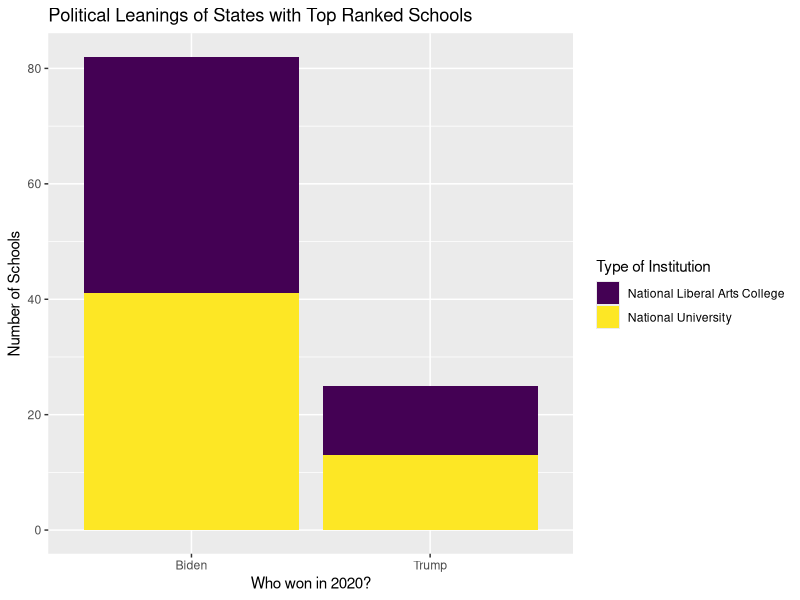
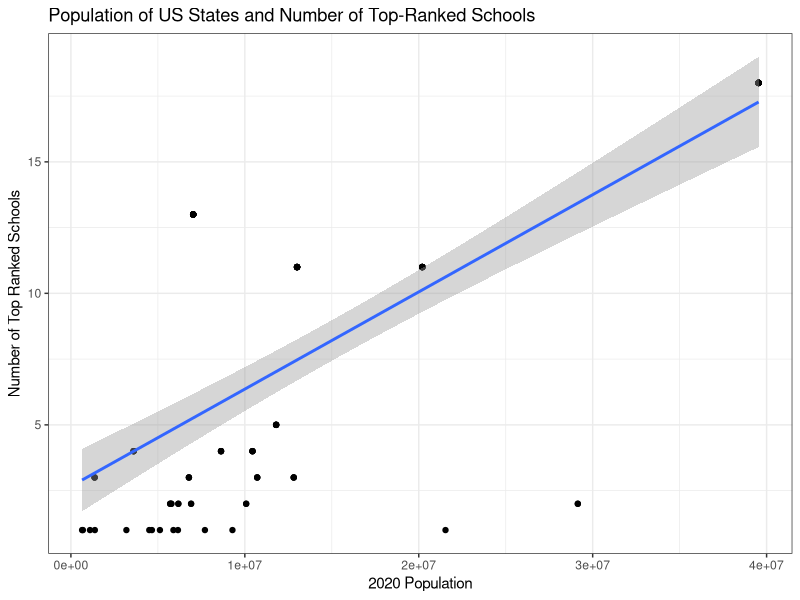
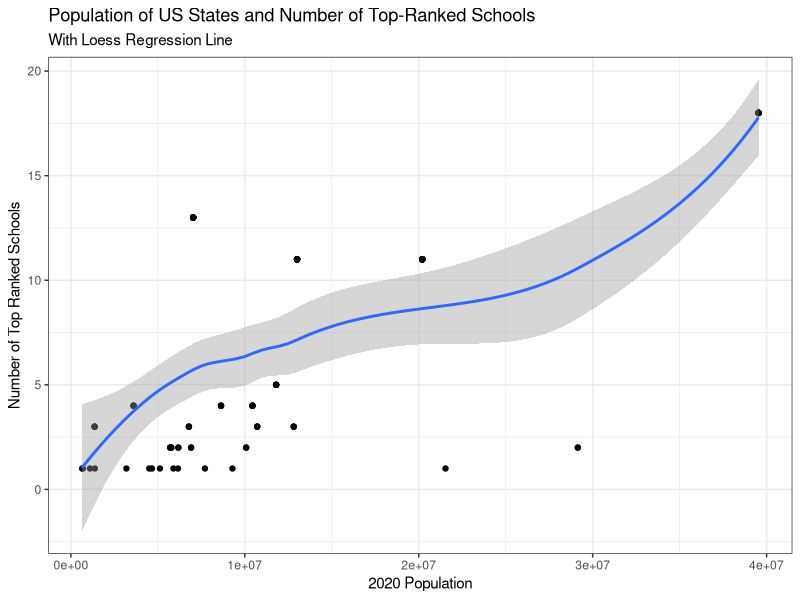

Recreate these plots in R, in order.
## ---- chunk 1
library(tidyverse)
library(viridis)
## ---- chunk 2
natunivs <- read_csv("NatUnivs.csv")
slacs <- read_csv("SLACs.csv")
presvote_pop <- read_csv("PresVote_Population.csv")
## ---- chunk 3
full_data <- natunivs %>%
  full_join(slacs, by = c("school", "state",
                             "rank_2022", "rank_2021", "natuniv_slac")) %>%
  inner_join(presvote_pop, by = c("state" = "abbrev"))
## ---- chunk 4
full_data %>%
  group_by(state) %>%
  summarize(nSchools = n()) %>%
  arrange(desc(nSchools)) %>%
  slice(1:5) %>%
  select(state)
## ---- chunk 5
presvote_pop %>%
  anti_join(full_data, by = c("abbrev" = "state")) %>%
  arrange(desc(`2020pop`)) %>%
  select("abbrev", "2020pop")
## ---- chunk 6
full_data %>%
  mutate(winner = if_else(bidenvotes > trumpvotes, "Biden", "Trump")) %>%
  ggplot(., aes(x = winner, fill = natuniv_slac)) +
  geom_bar() +
  labs(title = "Political Leanings of States with Top Ranked Schools",
       x = "Who won in 2020?", y = "Number of Schools",
       fill = "Type of Institution") +
  scale_fill_viridis(discrete = TRUE, option = "D")
## ---- chunk 7
counts <- full_data %>%
  group_by(state) %>% 
  mutate(count = n())
full_data %>%
  full_join(y=counts, by = c("school")) %>%
  ggplot(., aes(x = `2020pop.x`, y = count)) +
  geom_point() +
  geom_smooth(method = lm) +
  labs(title = "Population of US States and Number of Top-Ranked Schools",
       x = "2020 Population", y = "Number of Top Ranked Schools") +
  theme_bw()
## ---- chunk 8
full_data %>%
  full_join(y=counts, by = c("school")) %>%
  ggplot(., aes(x = `2020pop.x`, y = count)) +
  geom_point() +
  geom_smooth(method = loess) +
  labs(title = "Population of US States and Number of Top-Ranked Schools",
       subtitle = "With Loess Regression Line",
       x = "2020 Population", y = "Number of Top Ranked Schools") +
  theme_bw()
## ---- chunk 9
full_data %>%
  filter(state == "NC") %>% 
  group_by(school) %>% 
  mutate(rank_diff = rank_2021 - rank_2022) %>%
  select(school, rank_diff)
## ---- chunk 10
full_data %>%
  mutate(biden_share = bidenvotes / (bidenvotes + trumpvotes)) %>%
  group_by(natuniv_slac) %>% 
  summarize(mean_Biden = mean(biden_share), mean_pop = mean(`2020pop`))
